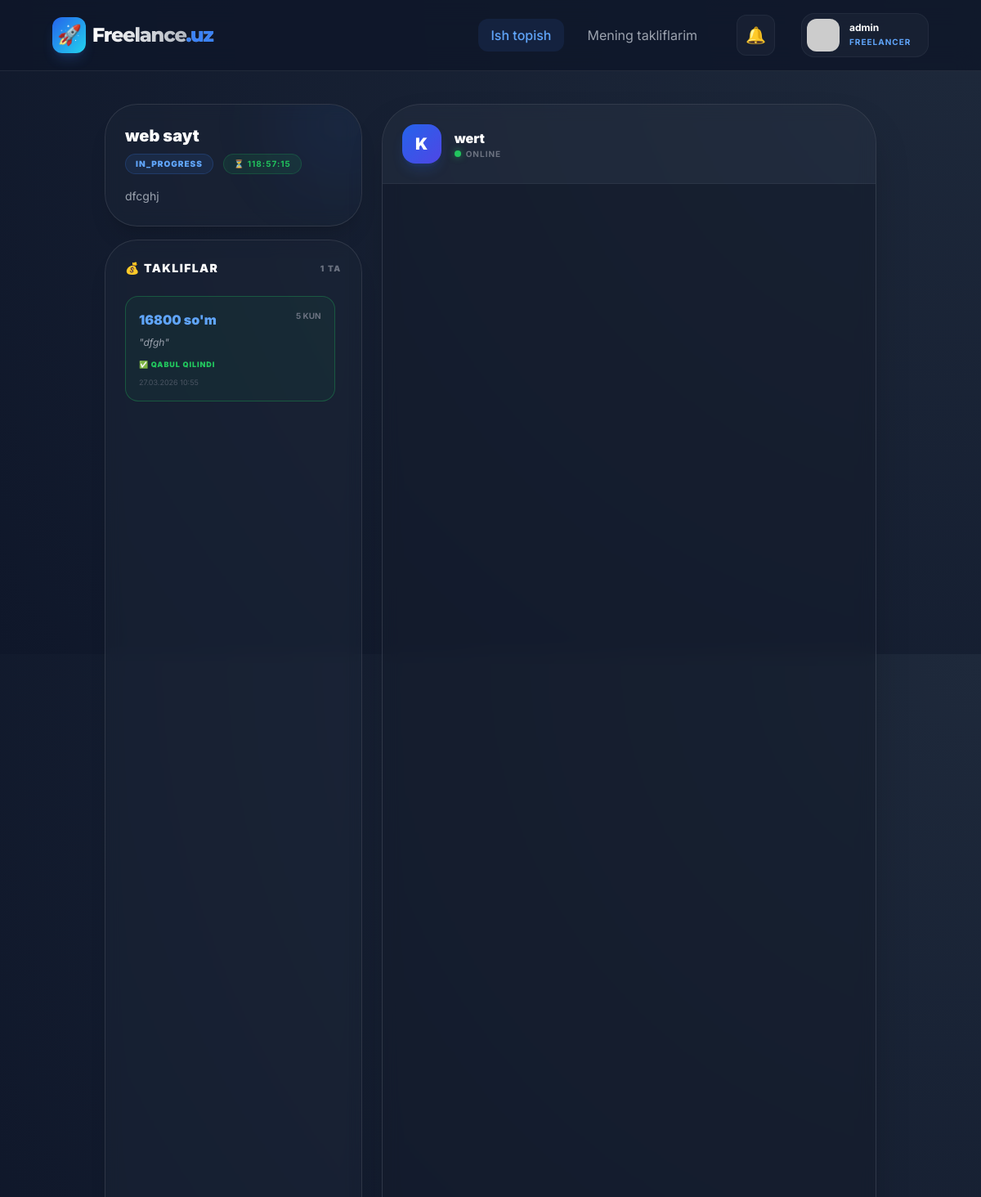
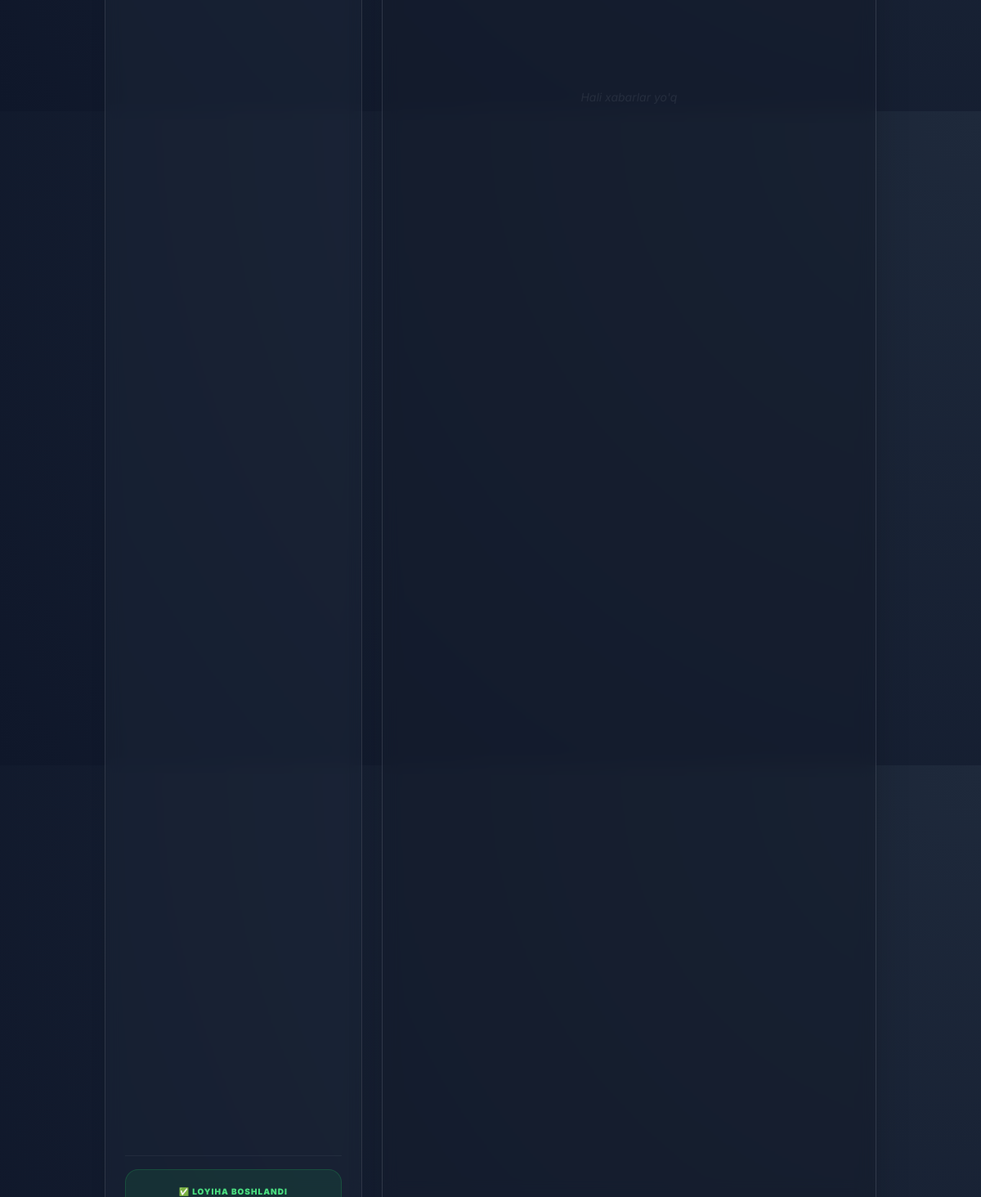
The page /chat/room/9/ (signed in) on the database its author committed (2 pictures, top to bottom).
### accounts/models.py (models this page shows, shortened)
class User(AbstractUser):
    class Role(models.TextChoices):
        CLIENT     = 'CLIENT',     'Mijoz'
        FREELANCER = 'FREELANCER', 'Frilanser'
    email     = models.EmailField(unique=True)
    full_name = models.CharField(max_length=255)
    role      = models.CharField(max_length=20, choices=Role.choices)
    avatar    = models.ImageField(upload_to='avatars/', null=True, blank=True)
    USERNAME_FIELD  = 'email'
    REQUIRED_FIELDS = ['username', 'full_name', 'role']

### chat/models.py (models this page shows, shortened)
class ChatRoom(models.Model):
    order      = models.ForeignKey(Order, on_delete=models.CASCADE, related_name='chat_rooms')
    client     = models.ForeignKey(settings.AUTH_USER_MODEL, on_delete=models.CASCADE, related_name='client_rooms')
    freelancer = models.ForeignKey(settings.AUTH_USER_MODEL, on_delete=models.CASCADE, related_name='freelancer_rooms')
    created_at = models.DateTimeField(auto_now_add=True)
    class Meta:
        unique_together = ('order', 'freelancer')
    @property
    def is_blocked(self):
        return self.offers.filter(status=Offer.Status.REJECTED).count() >= 3

class Offer(models.Model):
    class Status(models.TextChoices):
        PENDING  = 'PENDING',  'Kutilmoqda'
        ACCEPTED = 'ACCEPTED', 'Qabul qilindi'
        REJECTED = 'REJECTED', 'Rad etildi'
        EXPIRED  = 'EXPIRED',  "Muddati o'tgan"
    room           = models.ForeignKey(ChatRoom, on_delete=models.CASCADE, related_name='offers')
    sender         = models.ForeignKey(settings.AUTH_USER_MODEL, on_delete=models.CASCADE, related_name='sent_offers')
    proposed_price = models.DecimalField(max_digits=12, decimal_places=2)
    delivery_days  = models.PositiveIntegerField()
    message        = models.TextField(null=True, blank=True)
    status         = models.CharField(max_length=20, choices=Status.choices, default=Status.PENDING)
    created_at     = models.DateTimeField(auto_now_add=True)
    responded_at   = models.DateTimeField(null=True, blank=True)

### marketplace/models.py (models this page shows, shortened)
class Order(models.Model):
    class Status(models.TextChoices):
        OPEN           = 'OPEN',           'Ochiq'
        IN_NEGOTIATION = 'IN_NEGOTIATION', 'Kelishilmoqda'
        IN_PROGRESS    = 'IN_PROGRESS',    'Jarayonda'
        COMPLETED      = 'COMPLETED',      'Tugatilgan'
        DELAYED        = 'DELAYED',        'Kechikkan'
        CANCELLED      = 'CANCELLED',      'Bekor qilingan'
    client         = models.ForeignKey(
        settings.AUTH_USER_MODEL,
        on_delete=models.CASCADE,
        related_name='orders'
    )
    assigned_freelancer = models.ForeignKey(
        settings.AUTH_USER_MODEL,
        on_delete=models.SET_NULL,
        null=True, blank=True,
        related_name='assigned_orders'
    )
    title          = models.CharField(max_length=255)
    description    = models.TextField()
    initial_budget = models.DecimalField(max_digits=12, decimal_places=2)
    final_price    = models.DecimalField(max_digits=12, decimal_places=2, null=True, blank=True)
    status         = models.CharField(max_length=20, choices=Status.choices, default=Status.OPEN)
    deadline       = models.DateTimeField(null=True, blank=True)
    tags           = models.ManyToManyField(Tag, blank=True, related_name='orders')
    created_at     = models.DateTimeField(auto_now_add=True)
    updated_at     = models.DateTimeField(auto_now=True)
    class Meta:
        ordering = ['-created_at']

### chat/views.py (the view)
# urls.py: path('room/<int:room_id>/',views.ChatRoomDetailView.as_view(),   name='room_detail'),
class ChatRoomDetailView(LoginRequiredMixin, View):
    login_url = 'accounts:login'
    def get_room_or_403(self, request, room_id):
        room = get_object_or_404(ChatRoom, id=room_id)
        if request.user not in (room.client, room.freelancer):
            raise PermissionDenied('Siz bu chat xonasiga kira olmaysiz.')
        return room
    def get(self, request, room_id):
        room   = self.get_room_or_403(request, room_id)
        msgs   = room.messages.select_related('sender').order_by('created_at')
        offers = room.offers.select_related('sender').order_by('-created_at')
        active_submission = room.submissions.filter(
            status=Submission.Status.PENDING
        ).last()
        last_submission = room.submissions.order_by('-created_at').first()
        time_left  = None
        is_expired = False
        if room.order.status == Order.Status.IN_PROGRESS and room.order.deadline:
            delta = room.order.deadline - timezone.now()
            if delta.total_seconds() > 0:
                time_left = delta
            else:
                is_expired = True
        can_send_offer = (
            request.user == room.freelancer
            and room.order.status in [Order.Status.OPEN, Order.Status.IN_NEGOTIATION]
            and not room.is_blocked
            and not room.offers.filter(status=Offer.Status.PENDING).exists()
            and not room.offers.filter(status=Offer.Status.ACCEPTED).exists()
        )
        is_assigned_freelancer = (
                room.order.assigned_freelancer == request.user
        )
        return render(request, 'chat/room.html', {
            'room':           room,
            'messages':       msgs,
            'offers':         offers,
            'time_left':      time_left,
            'is_expired':     is_expired,
            'can_send_offer': can_send_offer,
            'active_submission': active_submission,
            'last_submission': last_submission,
            'is_assigned_freelancer': is_assigned_freelancer,
        })

### templates/chat/room.html (shortened to what this page needs)
{% extends 'base.html' %}
{% block content %}
<div class="max-w-7xl mx-auto h-screen flex flex-col lg:flex-row gap-6 px-4">
    <aside class="w-full lg:w-1/3 flex flex-col gap-4 h-full">
        <div class="glass-card p-6 rounded-[2.5rem] border border-white/10 shadow-xl overflow-hidden relative group shrink-0">
            <div class="absolute -top-10 -right-10 w-32 h-32 bg-blue-600/10 blur-[50px] rounded-full"></div>
            <h2 class="text-white font-black text-xl mb-2 line-clamp-1 relative z-10">{{ room.order.title }}</h2>
            <div class="flex items-center gap-3 mb-4 relative z-10">
                <span class="px-3 py-1 rounded-full bg-blue-500/10 border border-blue-500/20 text-blue-400 text-[10px] font-black uppercase tracking-widest">
                    {{ room.order.status }}
                </span>
                {% if time_left %}
                <span id="timer" class="text-green-500 text-[10px] font-bold uppercase tracking-widest bg-green-500/10 px-3 py-1 rounded-full border border-green-500/20"></span>
                {% endif %}
            </div>
            <p class="text-gray-400 text-sm line-clamp-2 leading-relaxed">{{ room.order.description }}</p>
        </div>
        <div class="glass-card flex-1 p-6 rounded-[2.5rem] border border-white/10 shadow-xl flex flex-col overflow-hidden min-h-0">
            <h3 class="text-white font-black text-sm mb-6 uppercase tracking-widest flex items-center justify-between shrink-0">
                <span>💰 Takliflar</span>
                <span class="text-gray-500 text-[10px]">{{ offers.count }} ta</span>
            </h3>
            <div class="space-y-4 overflow-y-auto pr-2 custom-scrollbar flex-1 mb-4">
                {% for offer in offers %}
                <div class="p-4 rounded-2xl border transition-all
                    {% if offer.status == 'ACCEPTED' %}bg-green-500/5 border-green-500/30
                    {% elif offer.status == 'REJECTED' %}bg-red-500/5 border-red-500/20 opacity-60
                    {% elif offer.status == 'EXPIRED' %}bg-white/2 border-white/5 opacity-40
                    {% else %}bg-slate-900/40 border-white/5{% endif %}">
                    <div class="flex justify-between items-start mb-2">
                        <span class="text-blue-400 font-black text-base">{{ offer.proposed_price|floatformat:0 }} so'm</span>
                        <span class="text-[10px] text-gray-500 font-bold uppercase">{{ offer.delivery_days }} kun</span>
                    </div>
                    {% if offer.message %}
                    <p class="text-gray-400 text-xs mb-3 italic leading-snug">"{{ offer.message }}"</p>
                    {% endif %}
                    <div class="flex items-center justify-between">
                        <span class="text-[9px] font-black uppercase tracking-widest
                            {% if offer.status == 'ACCEPTED' %}text-green-500
                            {% elif offer.status == 'REJECTED' %}text-red-500
                            {% elif offer.status == 'EXPIRED' %}text-gray-600
                            {% else %}text-yellow-500{% endif %}">
                            {% if offer.status == 'ACCEPTED' %}✅ Qabul qilindi
                            {% elif offer.status == 'REJECTED' %}❌ Rad etildi
                            {% elif offer.status == 'EXPIRED' %}⏸ Muddati o'tgan
                            {% else %}⏳ Kutilmoqda{% endif %}
                        </span>
                    </div>
                    <span class="text-[9px] text-gray-600 mt-2 block">{{ offer.created_at|date:"d.m.Y H:i" }}</span>
                </div>
                {% empty %}
                <div class="text-center py-10 opacity-30 italic text-sm text-gray-500">Takliflar mavjud emas</div>
                {% endfor %}
            </div>
            <div class="shrink-0">
                {% if room.order.status == 'IN_PROGRESS' %}
                <div class="pt-4 border-t border-white/5 space-y-3 mt-2">
                    <div class="text-center py-3 px-4 rounded-2xl bg-green-500/10 border border-green-500/20">
                        <span class="text-green-400 text-[10px] font-black uppercase tracking-widest">✅ Loyiha boshlandi</span>
                    </div>
                </div>
                {% endif %}
            </div>
        </div>
    </aside>
    <main class="flex-1 glass-card rounded-[3rem] border border-white/10 shadow-2xl flex flex-col h-full overflow-hidden relative">
        <div class="p-6 bg-white/[0.02] border-b border-white/5 flex items-center gap-4 shrink-0">
            <div class="w-12 h-12 rounded-2xl bg-gradient-to-br from-blue-600 to-indigo-600 flex items-center justify-center font-black text-white text-xl shadow-lg shadow-blue-600/20">
                {% if request.user == room.client %}
                    {{ room.freelancer.username|slice:":1"|upper }}
                {% else %}
                    {{ room.client.username|slice:":1"|upper }}
                {% endif %}
            </div>
            <div>
                <h4 class="text-white font-black text-base">
                    {% if request.user == room.client %}
                        {{ room.freelancer.get_full_name|default:room.freelancer.full_name }}
                    {% else %}
                        {{ room.client.get_full_name|default:room.client.full_name }}
                    {% endif %}
                </h4>
                <div class="flex items-center gap-1.5">
                    <span class="w-2 h-2 bg-green-500 rounded-full animate-pulse shadow-[0_0_8px_rgba(34,197,94,0.6)]"></span>
                    <span class="text-[10px] text-gray-500 font-bold uppercase tracking-widest">Online</span>
                </div>
            </div>
        </div>
        <div id="chatBox" class="flex-1 overflow-y-auto p-6 space-y-6 custom-scrollbar bg-slate-950/20">
            {% for msg in messages %}
            <div class="flex {% if msg.sender == request.user %}justify-end{% endif %}">
                <div class="max-w-[80%] md:max-w-[70%]">
                    <div class="p-4 rounded-[1.5rem] text-sm
                        {% if msg.sender == request.user %}
                            bg-blue-600 text-white rounded-tr-none shadow-xl shadow-blue-600/10
                        {% else %}
                            bg-slate-800/80 text-gray-200 rounded-tl-none border border-white/5
                        {% endif %}">
                        <p class="leading-relaxed">{{ msg.content }}</p>
                    </div>
                    <span class="text-[9px] text-gray-600 mt-2 block font-black uppercase tracking-tighter
                        {% if msg.sender == request.user %}text-right{% endif %}">
                        {{ msg.created_at|time:"H:i" }}
                    </span>
                </div>
            </div>
            {% empty %}
            <div class="flex items-center justify-center h-full opacity-20">
                <p class="text-gray-500 text-sm italic">Hali xabarlar yo'q</p>
            </div>
            {% endfor %}
        </div>
    </main>
</div>
{% endblock %}

### templates/base.html (shortened to what this page needs)
<!DOCTYPE html>
<html lang="uz">
<head>
    <script src="https://cdn.tailwindcss.com"></script>
</head>
<body class="bg-[#0f172a]">
{% if request.user.is_authenticated %}
{% load notification_tags %}
{% get_unread_notifications request.user as unread_notifs %}
{% get_unread_count request.user as unread_count %}
{% endif %}
<nav class="glass-nav px-6 md:px-16 py-4 flex justify-between items-center sticky top-0 z-50">
    <a href="/" class="logo-font text-2xl font-extrabold tracking-tighter flex items-center gap-2 group">
        <span class="bg-gradient-to-br from-blue-600 to-cyan-400 text-white p-1.5 rounded-xl shadow-lg shadow-blue-500/20 group-hover:rotate-12 transition-transform">🚀</span>
        <span class="bg-clip-text text-transparent bg-gradient-to-r from-white to-gray-400">
            Freelance<span class="text-blue-500">.uz</span>
        </span>
    </a>
    <div class="flex items-center gap-4 md:gap-8">
        {% if request.user.is_authenticated %}
            <div class="hidden lg:flex items-center gap-3">
                {% if request.user.role == "CLIENT" %}
                    <a href="{% url 'marketplace:order_list' %}" class="px-4 py-2 text-blue-400 bg-blue-500/10 rounded-xl font-medium">Barcha buyurtmalar</a>
                    <a href="{% url 'marketplace:my_orders' %}" class="px-4 py-2 text-gray-400 hover:text-white transition">Loyihalarim</a>
                    <a href="{% url 'marketplace:order_create' %}" class="ml-4 bg-blue-600 hover:bg-blue-50 text-white px-5 py-2 rounded-xl font-bold shadow-lg shadow-blue-600/20 transition-all active:scale-95">+ Yangi loyiha</a>
                {% else %}
                    <a href="{% url 'marketplace:order_list' %}" class="px-4 py-2 text-blue-400 bg-blue-500/10 rounded-xl font-medium">Ish topish</a>
                    <a href="{% url 'chat:my_offers' %}" class="px-4 py-2 text-gray-400 hover:text-white transition">Mening takliflarim</a>
                {% endif %}
            </div>
            <div class="relative">
                <button onclick="toggleNotif()" class="p-2.5 rounded-xl bg-slate-800/50 hover:bg-slate-700 transition relative border border-white/5">
                    <span class="text-xl">🔔</span>
                </button>
            </div>
            <div class="relative">
                <button onclick="toggleElement('profileDropdown')" class="flex items-center gap-3 p-1.5 pr-4 rounded-2xl bg-slate-800/50 hover:bg-slate-700 border border-white/5 transition">
                    <img src="{% if request.user.avatar %}{{ request.user.avatar.url }}{% else %}https://ui-avatars.com/api/?name={{ request.user.full_name }}&background=2563eb&color=fff{% endif %}" class="w-10 h-10 rounded-xl object-cover">
                    <div class="hidden md:block text-left">
                        <p class="text-xs font-bold text-white truncate w-20 leading-none mb-1">{{ request.user.full_name|truncatechars:12 }}</p>
                        <p class="text-[10px] text-blue-400 uppercase font-bold tracking-widest">{{ request.user.role }}</p>
                    </div>
                </button>
            </div>
        {% endif %}
    </div>
</nav>
<main class="flex-grow">
    <div class="container mx-auto px-6 py-10">
        {% block content %}{% endblock %}
    </div>
</main>
</body>
</html>

### rows shown on the page
User: user.full_name "admin", user.role "FREELANCER"
ChatRoom: order "web sayt", order.status "IN_PROGRESS", order.description "dfcghj", client.username "K", client.get_full_name "wert"
Offer: proposed_price "16800", delivery_days "5", message "dfgh", status "✅ QABUL QILINDI", created_at "27.03.2026 10:55"

### other values the page prints
{{ offers.count }} "1"
